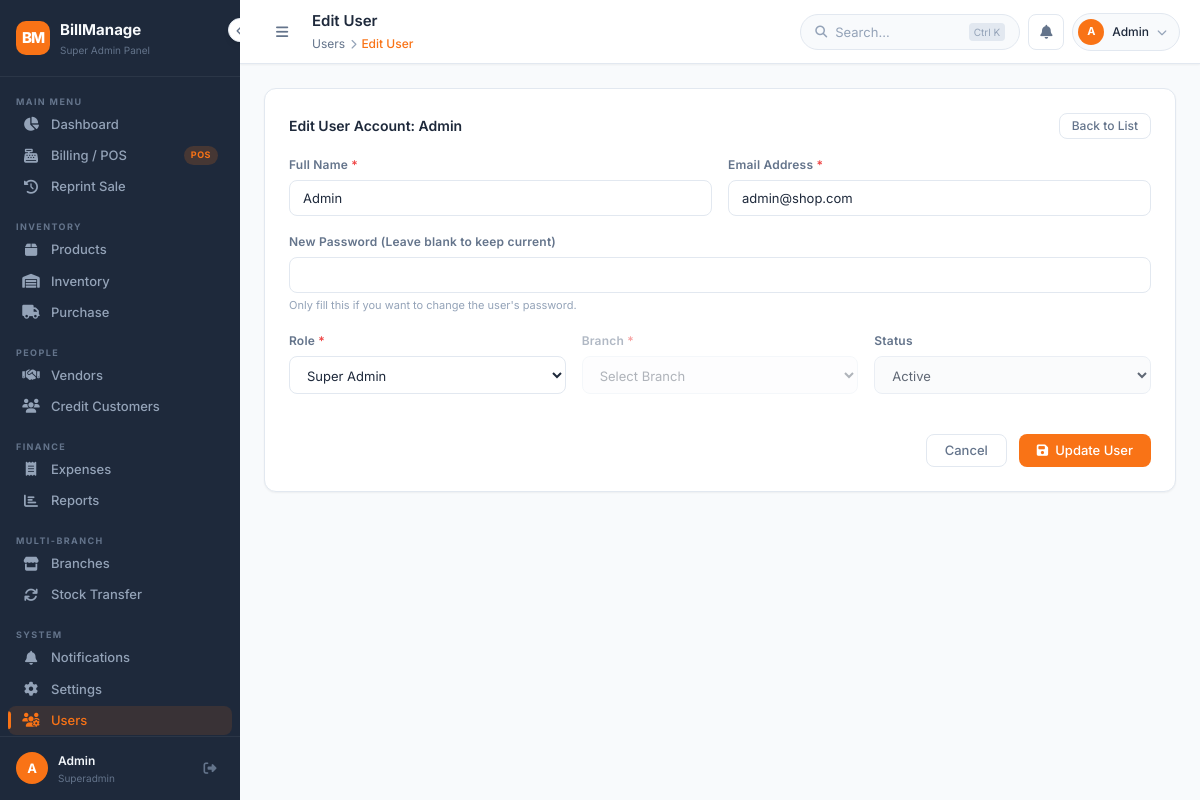
The app's page /modules/users/edit.php?id=1 (signed in) with its own data.
### tables this page shows
CREATE TABLE users (
    id INT AUTO_INCREMENT PRIMARY KEY,
    branch_id INT NULL,
    name VARCHAR(100) NOT NULL,
    email VARCHAR(100) UNIQUE NOT NULL,
    password VARCHAR(255) NOT NULL,
    role ENUM('superadmin', 'branch_admin', 'staff', 'cashier') NOT NULL,
    status ENUM('active', 'inactive') DEFAULT 'active',
    created_at TIMESTAMP DEFAULT CURRENT_TIMESTAMP,
    FOREIGN KEY (branch_id) REFERENCES branches(id) ON DELETE CASCADE
);

### includes/auth.php (called while the page is built, shortened)
<?php
function getCurrentUser() {
    return [
        'id' => $_SESSION['user_id'] ?? null,
        'name' => $_SESSION['name'] ?? '',
        'email' => $_SESSION['email'] ?? '',
        'role' => $_SESSION['role'] ?? '',
        'branch_id' => $_SESSION['branch_id'] ?? null,
        'branch_name' => $_SESSION['branch_name'] ?? 'Main System'
    ];
}
function isAdmin() {
    return ($_SESSION['role'] ?? '') === 'superadmin';
}
function isCashier() {
    return ($_SESSION['role'] ?? '') === 'cashier';
}
?>

### includes/functions.php (called while the page is built, shortened)
<?php
function sanitize($input) {
    return htmlspecialchars(trim($input), ENT_QUOTES, 'UTF-8');
}
?>

### modules/users/edit.php (the view, shortened to what this page needs)
<?php
require_once __DIR__ . '/../../includes/auth.php';
require_once __DIR__ . '/../../includes/functions.php';
$user_id = (int)($_GET['id'] ?? 0);
$stmt = $pdo->prepare("SELECT * FROM users WHERE id = ?");
$stmt->execute([$user_id]);
$pageTitle = 'Edit User';
$breadcrumb = '<a href="' . BASE_URL . '/modules/users/index.php">Users</a><span class="sep"><i class="fas fa-chevron-right"></i></span><span class="current">Edit User</span>';
include_once __DIR__ . '/../../includes/header.php';
?>
<div class="row justify-content-center">
    <div class="col-md-8">
        <div class="form-card">
            <div class="card-header">
                <h3 class="card-title">Edit User Account: <?php echo sanitize($user['name']); ?></h3>
                <a href="index.php" class="btn btn-outline btn-sm">Back to List</a>
            </div>
            <form action="" method="POST" class="mt-4">
                <div class="form-row">
                    <div class="form-group">
                        <label class="form-label">Full Name <span class="req">*</span></label>
                        <input type="text" name="name" class="form-control" value="<?php echo sanitize($user['name']); ?>" required>
                    </div>
                    <div class="form-group">
                        <label class="form-label">Email Address <span class="req">*</span></label>
                        <input type="email" name="email" class="form-control" value="<?php echo sanitize($user['email']); ?>" required>
                    </div>
                </div>
                <div class="form-group">
                    <label class="form-label">New Password (Leave blank to keep current)</label>
                    <input type="password" name="password" class="form-control" minlength="6">
                    <p class="form-hint">Only fill this if you want to change the user's password.</p>
                </div>
                <div class="form-row-3">
                    <div class="form-group">
                        <label class="form-label">Role <span class="req">*</span></label>
                        <select name="role" id="roleSelect" class="form-control" required <?php echo (!isAdmin() && $user_id === (int)$_SESSION['user_id']) ? 'disabled' : ''; ?>>
                            <?php if (isAdmin()): ?>
                                <option value="superadmin" <?php echo $user['role'] === 'superadmin' ? 'selected' : ''; ?>>Super Admin</option>
                            <?php endif; ?>
                        </select>
                    </div>
                    <div class="form-group" id="branchGroup">
                        <label class="form-label">Branch <span class="req">*</span></label>
                        <select name="branch_id" class="form-control" <?php echo (!isAdmin() && $user_id === (int)$_SESSION['user_id']) ? 'disabled' : ''; ?>>
                            <option value="">Select Branch</option>
                        </select>
                    </div>
                    <div class="form-group">
                        <label class="form-label">Status</label>
                        <select name="status" class="form-control" <?php echo ($user_id === (int)$_SESSION['user_id']) ? 'disabled' : ''; ?>>
                            <option value="active" <?php echo $user['status'] === 'active' ? 'selected' : ''; ?>>Active</option>
                        </select>
                    </div>
                </div>
                <div class="d-flex justify-end gap-3 mt-5">
                    <a href="index.php" class="btn btn-outline">Cancel</a>
                    <button type="submit" class="btn btn-primary">
                        <i class="fas fa-save"></i> Update User
                    </button>
                </div>
            </form>
        </div>
    </div>
</div>
<?php include_once __DIR__ . '/../../includes/footer.php'; ?>

### includes/sidebar.php (shortened to what this page needs)
<?php
$current_uri = $_SERVER['REQUEST_URI'];
$user = getCurrentUser();
?>
<aside class="sidebar" id="sidebar">
    <div class="sidebar-logo" style="position:relative;">
        <div class="logo-icon">BM</div>
        <div class="sidebar-logo-text">
            <h2>BillManage</h2>
            <span><?php echo sanitize($user['branch_name']); ?></span>
        </div>
        <button class="sidebar-collapse-btn" id="sidebar-collapse-btn" title="Toggle sidebar">
            <i class="fas fa-chevron-left" id="collapse-icon"></i>
        </button>
    </div>
    <div class="nav-section">Main Menu</div>
    <a href="<?php echo BASE_URL; ?>/modules/dashboard/index.php"
       class="nav-item <?php echo strpos($current_uri, '/dashboard/') !== false ? 'active' : ''; ?>"
       data-tooltip="Dashboard">
        <i class="fas fa-chart-pie"></i>
        <span class="nav-label">Dashboard</span>
    </a>
    <a href="<?php echo BASE_URL; ?>/modules/billing/create.php"
       class="nav-item <?php echo strpos($current_uri, '/billing/create') !== false ? 'active' : ''; ?>"
       data-tooltip="Billing / POS">
        <i class="fas fa-cash-register"></i>
        <span class="nav-label">Billing / POS</span>
        <span class="nav-pos-badge">POS</span>
    </a>
    <a href="<?php echo BASE_URL; ?>/modules/billing/history.php"
       class="nav-item <?php echo strpos($current_uri, '/billing/history') !== false ? 'active' : ''; ?>"
       data-tooltip="Reprint Sale">
        <i class="fas fa-clock-rotate-left"></i>
        <span class="nav-label">Reprint Sale</span>
    </a>
    <div class="nav-section">Inventory</div>
    <a href="<?php echo BASE_URL; ?>/modules/products/index.php"
       class="nav-item <?php echo strpos($current_uri, '/products/') !== false ? 'active' : ''; ?>"
       data-tooltip="Products">
        <i class="fas fa-box"></i>
        <span class="nav-label">Products</span>
    </a>
    <a href="<?php echo BASE_URL; ?>/modules/inventory/index.php"
       class="nav-item <?php echo strpos($current_uri, '/inventory/') !== false ? 'active' : ''; ?>"
       data-tooltip="Inventory">
        <i class="fas fa-warehouse"></i>
        <span class="nav-label">Inventory</span>
    </a>
    <?php if (!isCashier()): ?>
    <a href="<?php echo BASE_URL; ?>/modules/purchase/index.php"
       class="nav-item <?php echo strpos($current_uri, '/purchase/') !== false ? 'active' : ''; ?>"
       data-tooltip="Purchase">
        <i class="fas fa-truck"></i>
        <span class="nav-label">Purchase</span>
    </a>
    <?php endif; ?>
    <div class="nav-section">People</div>
    <?php if (!isCashier()): ?>
    <a href="<?php echo BASE_URL; ?>/modules/vendors/index.php"
       class="nav-item <?php echo (strpos($current_uri, '/vendors/') !== false && strpos($current_uri, '/vendors/report') === false) ? 'active' : ''; ?>"
       data-tooltip="Vendors">
        <i class="fas fa-handshake"></i>
        <span class="nav-label">Vendors</span>
    </a>
    <?php endif; ?>
    <a href="<?php echo BASE_URL; ?>/modules/customers/index.php"
       class="nav-item <?php echo strpos($current_uri, '/customers/') !== false ? 'active' : ''; ?>"
       data-tooltip="Credit Customers">
        <i class="fas fa-users"></i>
        <span class="nav-label">Credit Customers</span>
    </a>
    <div class="nav-section">Finance</div>
    <?php if (!isCashier()): ?>
    <a href="<?php echo BASE_URL; ?>/modules/expenses/index.php"
       class="nav-item <?php echo strpos($current_uri, '/expenses/') !== false ? 'active' : ''; ?>"
       data-tooltip="Expenses">
        <i class="fas fa-receipt"></i>
        <span class="nav-label">Expenses</span>
    </a>
    <a href="<?php echo BASE_URL; ?>/modules/reports/index.php"
       class="nav-item <?php echo strpos($current_uri, '/reports/') !== false ? 'active' : ''; ?>"
       data-tooltip="Reports">
        <i class="fas fa-chart-bar"></i>
        <span class="nav-label">Reports</span>
    </a>
    <?php endif; ?>
    <?php if (isAdmin()): ?>
    <div class="nav-section">Multi-Branch</div>
    <a href="<?php echo BASE_URL; ?>/modules/branches/index.php"
       class="nav-item <?php echo (strpos($current_uri, '/branches/') !== false && strpos($current_uri, '/transfer') === false) ? 'active' : ''; ?>"
       data-tooltip="Branches">
        <i class="fas fa-store"></i>
        <span class="nav-label">Branches</span>
    </a>
    <a href="<?php echo BASE_URL; ?>/modules/branches/transfer.php"
       class="nav-item <?php echo strpos($current_uri, '/branches/transfer') !== false ? 'active' : ''; ?>"
       data-tooltip="Stock Transfer">
        <i class="fas fa-arrows-rotate"></i>
        <span class="nav-label">Stock Transfer</span>
    </a>
    <?php endif; ?>
    <div class="nav-section">System</div>
    <a href="<?php echo BASE_URL; ?>/modules/notifications/index.php"
       class="nav-item <?php echo strpos($current_uri, '/notifications/') !== false ? 'active' : ''; ?>"
       data-tooltip="Notifications">
        <i class="fas fa-bell"></i>
        <span class="nav-label">Notifications</span>
    </a>
    <a href="<?php echo BASE_URL; ?>/modules/settings/index.php"
       class="nav-item <?php echo strpos($current_uri, '/settings/') !== false ? 'active' : ''; ?>"
       data-tooltip="Settings">
        <i class="fas fa-gear"></i>
        <span class="nav-label">Settings</span>
    </a>
    <?php if (isAdmin()): ?>
    <a href="<?php echo BASE_URL; ?>/modules/users/index.php"
       class="nav-item <?php echo strpos($current_uri, '/users/') !== false ? 'active' : ''; ?>"
       data-tooltip="Users">
        <i class="fas fa-users-gear"></i>
        <span class="nav-label">Users</span>
    </a>
    <?php endif; ?>
    <div class="sidebar-user">
        <div class="avatar"><?php echo strtoupper(substr($user['name'], 0, 1)); ?></div>
        <div class="user-info">
            <div class="user-name"><?php echo sanitize($user['name']); ?></div>
            <div class="user-role"><?php echo ucfirst(str_replace('_', ' ', $user['role'])); ?></div>
        </div>
        <a href="<?php echo BASE_URL; ?>/modules/auth/logout.php" class="logout-link" title="Logout">
            <i class="fas fa-sign-out-alt"></i>
        </a>
    </div>
</aside>

### includes/topbar.php (shortened to what this page needs)
<?php
$user          = getCurrentUser();
?>
<header class="top-header">
    <button class="icon-btn" id="mobile-toggle" style="border:none;background:transparent;" title="Toggle Menu">
        <i class="fas fa-bars"></i>
    </button>
    <div>
        <h1 class="page-title"><?php echo $pageTitle ?? 'Dashboard'; ?></h1>
        <?php if (isset($breadcrumb)): ?>
            <div class="breadcrumb"><?php echo $breadcrumb; ?></div>
        <?php endif; ?>
    </div>
    <div class="header-actions">
        <div class="global-search">
            <i class="fas fa-magnifying-glass"></i>
            <input type="text" id="global-search-input" placeholder="Search..." autocomplete="off">
            <span class="kbd">Ctrl K</span>
        </div>
        <div class="dropdown-wrapper" id="notif-dropdown">
            <button class="icon-btn" onclick="toggleNotifDropdown()" title="Notifications">
                <i class="fas fa-bell"></i>
            </button>
        </div>
        <div class="user-chip">
            <div class="chip-avatar"><?php echo strtoupper(substr($user['name'], 0, 1)); ?></div>
            <span><?php echo sanitize($user['name']); ?></span>
            <i class="fas fa-chevron-down"></i>
        </div>
    </div>
</header>

### records on screen
users: name "A", name "Admin", role "Superadmin", email "admin@shop.com", role "Super Admin"

### other values on screen
$user['branch_name'] "Super Admin Panel"
$pageTitle "Edit User"
